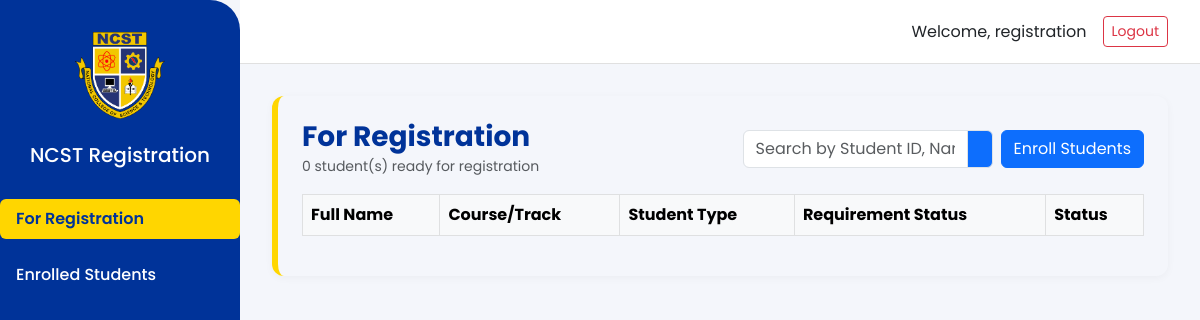
Before: /ncst_portal/registration_officer/dashboard.php (signed in) with the older database file.
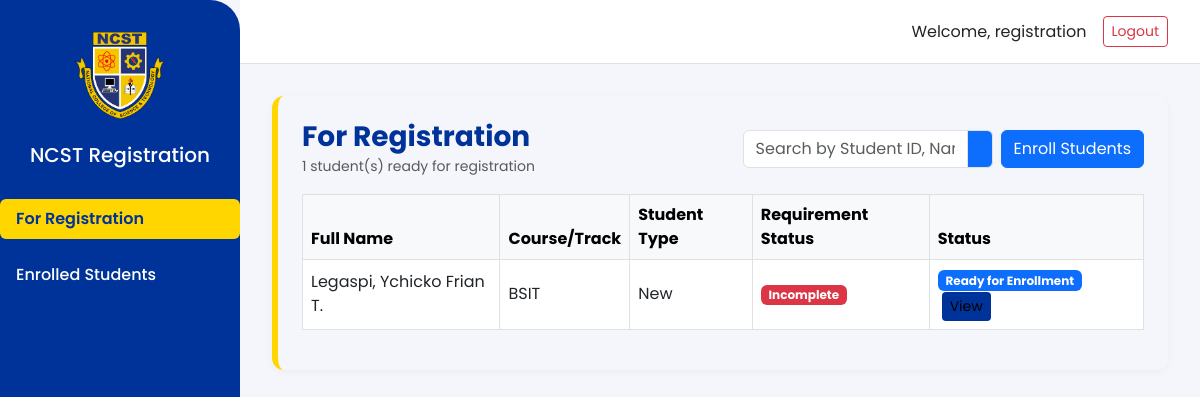
After: the same page with the newer database file.
### tables this page shows
CREATE TABLE `student_applications` (
  `id` int(11) NOT NULL,
  `student_id` varchar(20) DEFAULT NULL,
  `name` varchar(100) NOT NULL,
  `email` varchar(100) NOT NULL,
  `course_or_track` varchar(100) NOT NULL,
  `gender` varchar(20) NOT NULL,
  `civil_status` varchar(50) NOT NULL,
  `type` varchar(20) NOT NULL,
  `admission_type` varchar(30) DEFAULT NULL,
  `status` varchar(20) DEFAULT 'approved',
  `date_submitted` datetime DEFAULT current_timestamp(),
  `nationality` varchar(100) DEFAULT NULL,
  `religion` varchar(100) DEFAULT NULL,
  `region` varchar(100) NOT NULL,
  `province` varchar(100) NOT NULL,
  `city` varchar(100) NOT NULL,
  `barangay` varchar(100) NOT NULL,
  `last_name` varchar(100) NOT NULL,
  `first_name` varchar(100) NOT NULL,
  `middle_name` varchar(100) DEFAULT NULL,
  `suffix` varchar(20) DEFAULT NULL,
  `address` varchar(255) NOT NULL,
  `zip_code` varchar(20) DEFAULT NULL,
  `mobile` varchar(30) NOT NULL,
  `landline` varchar(30) DEFAULT NULL,
  `dob` date NOT NULL,
  `pob` varchar(100) NOT NULL,
  `dialect` varchar(100) DEFAULT NULL,
  `elementary_school` varchar(100) NOT NULL,
  `elementary_year_grad` varchar(10) NOT NULL,
  `high_school` varchar(100) NOT NULL,
  `high_year_grad` varchar(10) NOT NULL,
  `grade10_section` varchar(50) NOT NULL,
  `father_family_name` varchar(100) DEFAULT NULL,
  `father_given_name` varchar(100) DEFAULT NULL,
  `father_middle_name` varchar(100) DEFAULT NULL,
  `father_deceased` tinyint(1) DEFAULT NULL,
  `father_address` varchar(255) DEFAULT NULL,
  `father_mobile` varchar(30) DEFAULT NULL,
  `father_landline` varchar(30) DEFAULT NULL,
  `father_occupation` varchar(100) DEFAULT NULL,
  `mother_family_name` varchar(100) DEFAULT NULL,
  `mother_given_name` varchar(100) DEFAULT NULL,
  `mother_middle_name` varchar(100) DEFAULT NULL,
  `mother_deceased` tinyint(1) DEFAULT NULL,
  `mother_maiden_family_name` varchar(100) DEFAULT NULL,
  `mother_maiden_given_name` varchar(100) DEFAULT NULL,
  `mother_maiden_middle_name` varchar(100) DEFAULT NULL,
  `mother_address` varchar(255) DEFAULT NULL,
  `mother_mobile` varchar(30) DEFAULT NULL,
  `mother_landline` varchar(30) DEFAULT NULL,
  `mother_occupation` varchar(100) DEFAULT NULL,
  `guardian_family_name` varchar(100) DEFAULT NULL,
  `guardian_given_name` varchar(100) DEFAULT NULL,
  `guardian_middle_name` varchar(100) DEFAULT NULL,
  `guardian_relationship` varchar(50) DEFAULT NULL,
  `guardian_address` varchar(255) DEFAULT NULL,
  `guardian_mobile` varchar(30) DEFAULT NULL,
  `guardian_landline` varchar(30) DEFAULT NULL,
  `guardian_occupation` varchar(100) DEFAULT NULL,
  `requirements_status` text DEFAULT NULL,
  `tracking_number` varchar(32) DEFAULT NULL,
  `requirements_checklist` text DEFAULT NULL,
  `student_type` varchar(50) NOT NULL,
  `tertiary_school` varchar(100) DEFAULT NULL,
  `tertiary_year_grad` varchar(10) DEFAULT NULL,
  `course_graduated` varchar(100) DEFAULT NULL,
  `educational_plan` varchar(100) NOT NULL,
  `academic_achievement` varchar(255) DEFAULT NULL,
  `is_working` tinyint(1) NOT NULL DEFAULT 0,
  `employer` varchar(100) DEFAULT NULL,
  `work_in_shifts` tinyint(1) DEFAULT NULL,
  `work_position` varchar(100) DEFAULT NULL,
  `family_connected_ncst` tinyint(1) DEFAULT NULL,
  `ncst_relationship` varchar(100) DEFAULT NULL,
  `no_of_siblings` int(11) NOT NULL DEFAULT 0,
  `how_did_you_know_ncst` varchar(255) NOT NULL
);

### ncst_portal/registration_officer/dashboard.php (the view, shortened to what this page needs)
<?php
require_once '../../db.php';
$for_reg = $conn->query("SELECT * FROM student_applications WHERE status = 'approved' ORDER BY id DESC");
$approved_count = $for_reg->num_rows;
    ?>
<!DOCTYPE html>
<html lang="en">
<head>
    <link href="https://cdn.jsdelivr.net/npm/bootstrap@5.3.0/dist/css/bootstrap.min.css" rel="stylesheet">
    <link href="../admin/admin.css" rel="stylesheet">
</head>
<body>
    <div class="sidebar d-none d-md-flex flex-column align-items-center">
        <img src="../../images/ncst-logo.png" alt="NCST Logo" class="logo">
        <h5 class="mb-4">NCST Registration</h5>
        <nav class="nav flex-column w-100">
            <a class="nav-link active" href="#registration-section" data-bs-toggle="tab">For Registration</a>
            <a class="nav-link" href="#enrolled-section" data-bs-toggle="tab">Enrolled Students</a>
        </nav>
    </div>
    <div class="topbar d-flex align-items-center justify-content-end">
        <span class="me-3">Welcome, <?php echo htmlspecialchars($_SESSION['username']); ?></span>
        <a href="../logout.php" class="btn btn-outline-danger btn-sm">Logout</a>
    </div>
    <div class="main-content">
        <div class="tab-content">
            <div class="tab-pane fade show active" id="registration-section">
                <div class="card-ncst p-4">
            <div class="d-flex justify-content-between align-items-center mb-3">
                <div>
                    <h3 class="fw-bold mb-0" style="color:#003399;">For Registration</h3>
                    <small class="text-muted"><?php echo $approved_count; ?> student(s) ready for registration</small>
                </div>
                        <div class="d-flex gap-2">
                            <div class="input-group" style="max-width: 250px;">
                                <input type="text" id="searchRegistrationInput" class="form-control" placeholder="Search by Student ID, Name, Course, or Type...">
                                <span class="input-group-text bg-primary text-white"><i class="bi bi-search"></i></span>
                            </div>
                            <button class="btn btn-primary" onclick="enrollAllStudents()">
                                <i class="bi bi-graduation-cap"></i> Enroll Students
                            </button>
                        </div>
                    </div>
            <div class="table-responsive">
                <table class="table table-bordered align-middle" id="forRegTable">
                    <thead class="table-light">
                        <tr>
                            <th>Full Name</th>
                            <th>Course/Track</th>
                            <th>Student Type</th>
                            <th>Requirement Status</th>
                            <th>Status</th>
                        </tr>
                    </thead>
                    <tbody>
                    <?php while ($row = $for_reg->fetch_assoc()):
                        $fullName = $row['name'];
                        $studentType = $row['student_type'] ?? '';
                        $requirements = [
                            "Properly accomplished admission form",
                            "Four (4) 2x2 recent, identical color pictures in white background with name tag",
                            "Five (5) 1x1 recent, identical color pictures in white background with name tag",
                            "Submit original and photocopied Form 138 / Report Card",
                            "Submit original Good Moral Character certificate with dry seal and Photocopied",
                            "If married, two (2) photocopies of marriage certificate duly signed by a priest / minister",
                            "1pc. Long Brown Envelope"
                        ];
                        $savedChecklist = [];
                        $missing = array_filter($requirements, function($i) use ($savedChecklist) {
                            return empty($savedChecklist[$i]);
                        }, ARRAY_FILTER_USE_KEY);
                    ?>
                        <tr>
                            <td><?php echo htmlspecialchars($fullName); ?></td>
                            <td><?php echo htmlspecialchars($row['course_or_track']); ?></td>
                            <td><?php echo htmlspecialchars($studentType); ?></td>
                            <td><?php echo empty($missing) ? '<span class="badge bg-success">Complete</span>' : '<span class="badge bg-danger">Incomplete</span>'; ?></td>
                            <td>
                                <span class="badge bg-primary">Ready for Enrollment</span>
                                <button class="btn btn-info btn-sm ms-1" data-bs-toggle="modal" data-bs-target="#viewModal<?php echo $row['id']; ?>">View</button>
                            </td>
                        </tr>
                    <?php endwhile; ?>
                    </tbody>
                </table>
            </div>
        </div>
    </div>
</div>
</div>
</body>
</html>

Changed rows visible on the page:
added student_applications: name "Legaspi, Ychicko Frian T.", course_or_track "BSIT", student_type "New"
Other visible differences:
$approved_count: "0" → "1"
